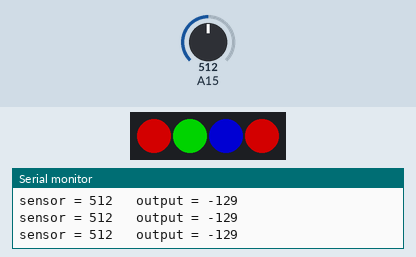
Bench run of a sketch on a simulated Arduino Mega 2560, built with avr-gcc and run on an emulated ATmega2560. Shown: 4 RGB LEDs in strip order, left to right, the last lines printed to the serial monitor. The inputs (shaded band) are chosen by the test bench; at power-on: A15 = 512. Dim RGB values are drawn brighter than linear.

Above: at 1.2 s.
1.3 s: A15 set to 1023
At 1.9 s:
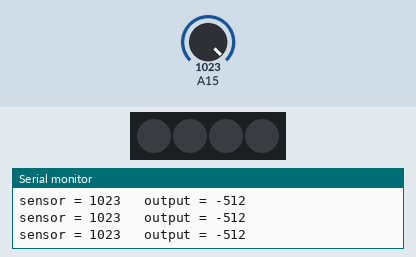
2.8 s: A15 set to 306
At 3.1 s:
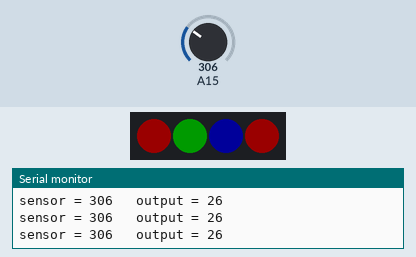
4.3 s: A15 set to 511
At 5.4 s:
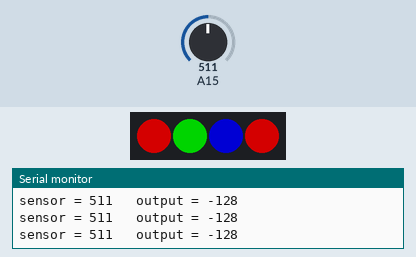
5.8 s: A15 set to 0
At 6.7 s:
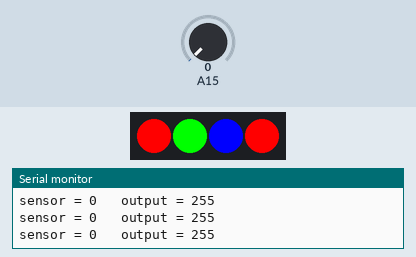
Timing chart, 0 to 8.3 s (numbered marks = the images above; inputs shaded):
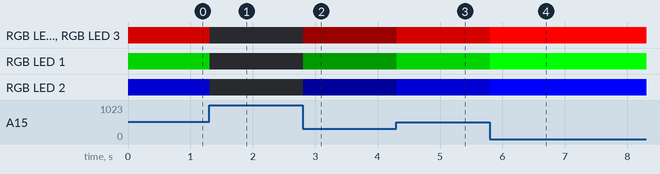

Measured:
- after the input at 1.3 s, RGB LED 0, RGB LED 3: RGB(127, 0, 0) → off at once; RGB LED 1: RGB(0, 127, 0) → off at once; RGB LED 2: RGB(0, 0, 127) → off at once
- after the input at 2.8 s, RGB LED 0, RGB LED 3: off → RGB(26, 0, 0) at once; RGB LED 1: off → RGB(0, 26, 0) at once; RGB LED 2: off → RGB(0, 0, 26) at once
- after the input at 4.3 s, RGB LED 0, RGB LED 3: RGB(26, 0, 0) → RGB(128, 0, 0) at once; RGB LED 1: RGB(0, 26, 0) → RGB(0, 128, 0) at once; RGB LED 2: RGB(0, 0, 26) → RGB(0, 0, 128) at once
- after the input at 5.8 s, RGB LED 0, RGB LED 3: RGB(128, 0, 0) → RGB(255, 0, 0) at once, → RGB(254, 0, 0) 0.01 s later; RGB LED 1: RGB(0, 128, 0) → RGB(0, 255, 0) at once, → RGB(0, 254, 0) 0.01 s later; RGB LED 2: RGB(0, 0, 128) → RGB(0, 0, 255) at once, → RGB(0, 0, 254) 0.01 s later

The sketch:

mic_rgb.ino
```cpp
// UNTESTED
// UNTESTED
// UNTESTED
// UNTESTED
// UNTESTED
// UNTESTED
// UNTESTED
// UNTESTED
// UNTESTED


#include <WS2812.h>

#define outputPin 21 // Digital output pin (default: 7)
#define LEDCount 4  // Number of LEDs to drive (default: 9)
const int mic = 31;

WS2812 LED(LEDCount);
cRGB value;

byte intensity;
byte sign;

int sensorValue = 0;        // value read from the pot
int outputValue = 0;        // value output to the PWM (analog out)

void setup() {
  // initialize serial communications at 9600 bps:
  Serial.begin(57600);
  LED.setOutput(outputPin); // Digital Pin 7

  /* You may uncomment one of the following three lines to switch
  to a different data transmission sequence for your addressable LEDs.
  (These functions can be used at any point in your program as needed.)   */

  LED.setColorOrderRGB();  // Uncomment for RGB color order
  //LED.setColorOrderBRG();  // Uncomment for BRG color order
  //LED.setColorOrderGRB();  // Uncomment for GRB color order (Default; will be used if none other is defined.)

  intensity = 0;
  sign = 1;
}

void loop() {


  sensorValue = analogRead(mic);
  // map it to the range of the analog out:
  outputValue = map(sensorValue, 0, 340, 255, 0);
  // change the analog out value:
  // analogWrite(analogOutPin, outputValue);

  // print the results to the serial monitor:
  Serial.print("sensor = " );
  Serial.print(sensorValue);
  Serial.print("\t output = ");
  Serial.println(outputValue);

  intensity = outputValue;

  int i = 0;
  if (sign) {
    //intensity++;
    if (intensity == 255)
      sign = 0;
  }
  else {
    intensity--;
    if (intensity == 0)
      sign = 1;
  }

  while (i < LEDCount) {
    if ((i % 3) == 0) {  // First LED, and every third after that
      value.b = 0;
      value.g = 0;
      value.r = intensity; // RGB Value -> Red Only
      LED.set_crgb_at(i, value); // Set value at LED found at index 0
    }
    else if ((i % 3) == 1) { // Second LED, and every third after that
      value.b = 0;
      value.g = intensity;
      value.r = 0; // RGB Value -> Green Only
      LED.set_crgb_at(i, value); // Set value at LED found at index 0
    }
    else  { // Third LED, and every third after that
      value.b = intensity;
      value.g = 0;
      value.r = 0; // RGB Value -> Blue Only
      LED.set_crgb_at(i, value); // Set value at LED found at index 0
    }
    i++;
  }

  LED.sync(); // Sends the data to the LEDs
  delay(10); // Wait (ms)
}
```
